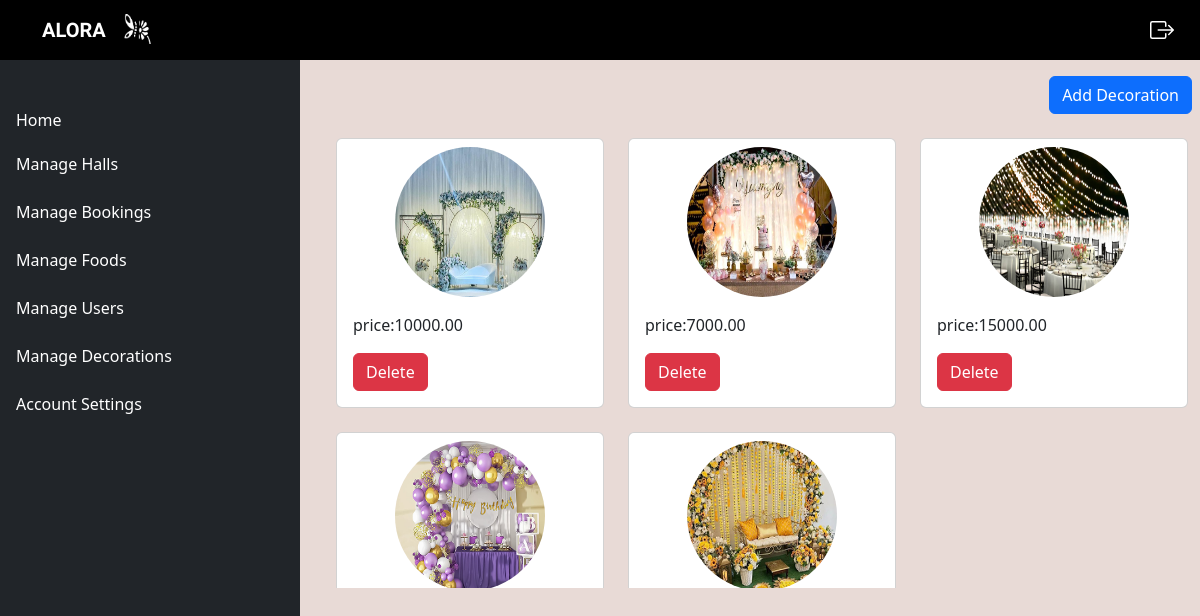
Screenshot of /view_decoration with the database file from the repository.
### event/models.py (models this page shows, shortened)
class Decoration(models.Model):
    decoration_image=models.FileField()
    decoration_name=models.CharField(max_length=200,null=True,blank=True)
    decoration_price=models.DecimalField(max_digits=10,decimal_places=2)

### event/views.py (the view)
# urls.py: path('view_decoration',views.View_decoration,name='view_decoration'),
def View_decoration(request):
    decoration=Decoration.objects.all()
    return render(request,'view_decoration.html',{'data':decoration})

### templates/view_decoration.html (shortened to what this page needs)
{% extends 'admin_home.html' %}
{% load static %}
{% block content %}
<div class="content ps-4" >
  <div class="d-flex justify-content-end mt-3 me-2">
    <a href="{% url 'add_decoration' %}" class="btn btn-primary text-decoration-none">Add Decoration</a>
  </div>
  {% if data %}
<div class="container mt-4 deco">
  <div class="row">
    {% for i in data %}
      <div class="col-md-4 mb-4 d-flex justify-content-center">
        <div class="card" style="width: 18rem;">
          <div class="d-flex justify-content-center mt-2 dec_img">
          <img src="{{i.decoration_image.url}} " class="card-img-top " alt="img" style="border-radius: 50%; height: 150px; width: 150px;">
        </div>
          <div class="card-body">
            <p class="card-text">price:{{i.decoration_price}}</p>
            <a href="{% url 'delete_decoration' id=i.id %}" class="btn btn-danger">Delete</a>
          </div>
        </div>
      </div>
    {% endfor %}
  </div>
</div>
{% endif %}
</div>
{% endblock content %}

### templates/view_decoration.html (style rules this page uses)
.deco { overflow-y: auto; height: 450px; }
.dec_img { animation-name: dec_img; animation-duration: 4s; }

### templates/admin_home.html (style rules this page uses)
.content { background: #E8DAD6; color: black; width: 75%; }

### rows the page displays
Decoration: decoration_image (picture), decoration_price "10000.00"
Decoration: decoration_image (picture), decoration_price "7000.00"
Decoration: decoration_image (picture), decoration_price "15000.00"
Decoration: decoration_image (picture)
Decoration: decoration_image (picture)
